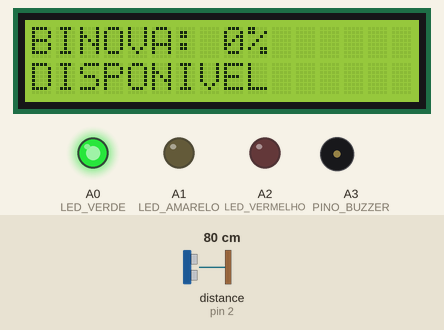
Recording of a sketch running on a simulated Arduino Uno, built with avr-gcc and run on an emulated ATmega328P. Parts: 16×2 character LCD, output pins drawn as LEDs (lit = HIGH), buzzer (waves = sounding). Wiring (from diagram.json): ultrasonic range finder: trigger pin 8; echo pin 2. Inputs (shaded band) come from the test bench; at power-on: distance to the obstacle (sensor on pin 2) 80 cm. The echo pulse lasts 58.3 µs per cm; pins used as bus, display or sensor lines are not drawn; what the sketch prints to the serial monitor is not drawn.

Above: at 1.6 s.
1.7 s: distance to the obstacle (sensor on pin 2) set to 17 cm
At 3.3 s:
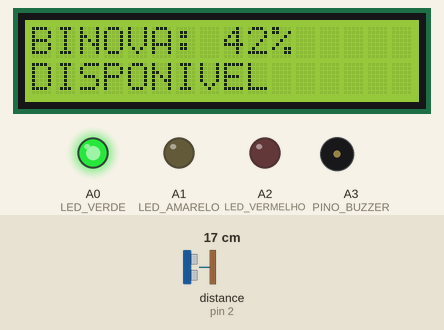
4.2 s: distance to the obstacle (sensor on pin 2) set to 14 cm
At 5.9 s:
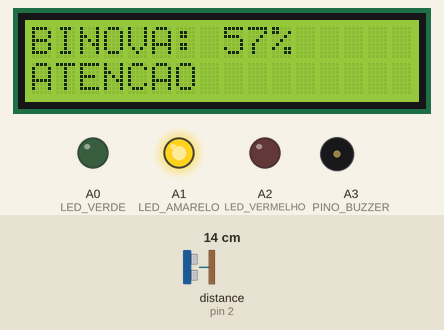
6.2 s: distance to the obstacle (sensor on pin 2) set to 12 cm
At 7.5 s:
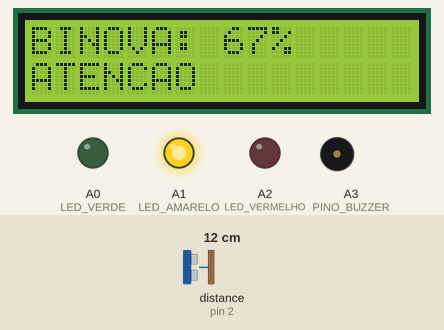
8.2 s: distance to the obstacle (sensor on pin 2) set to 9 cm
At 10.4 s:
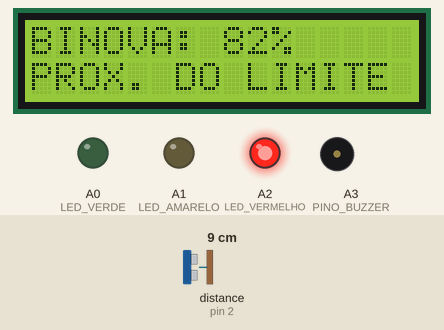
10.7 s: distance to the obstacle (sensor on pin 2) set to 5 cm
At 13.1 s:
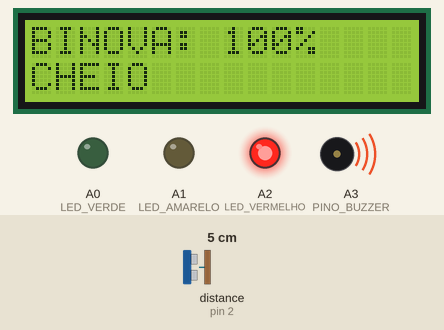
13.7 s: distance to the obstacle (sensor on pin 2) set to 2 cm
At 16.0 s:
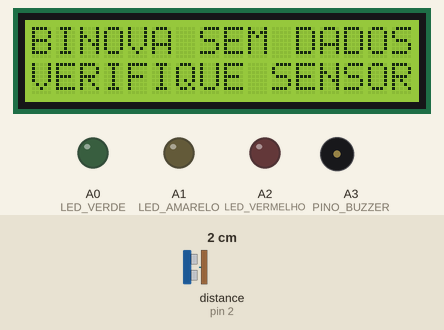
Timing chart, 0 to 17.2 s (numbered marks = the images above; inputs shaded):
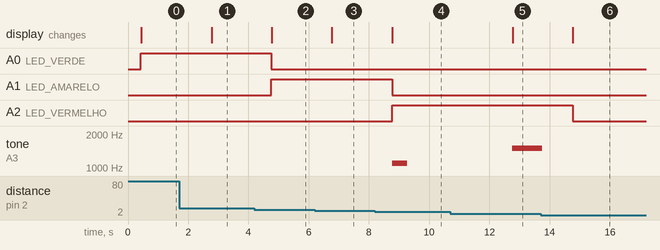

The sketch:

sketch.ino
```cpp
#include <Wire.h>
#include <LiquidCrystal_I2C.h>

// BINOVA - FIAP Global Solution 2026/2
// Monitoramento inteligente de lixeiras

// -1 = usar o sensor HC-SR04 normalmente
//  1 a 100 = informar um percentual manualmente
//
// Exemplos:
// NIVEL_MANUAL = 25; -> 25%
// NIVEL_MANUAL = 53; -> 53%
// NIVEL_MANUAL = 83; -> 83%
// NIVEL_MANUAL = 100; -> 100%

const int NIVEL_MANUAL = -1;

const byte PINO_TRIG = 8;
const byte PINO_ECHO = 2;

const byte LED_VERDE = A0;
const byte LED_AMARELO = A1;
const byte LED_VERMELHO = A2;
const byte PINO_BUZZER = A3;

// CONFIGURACOES DA LIXEIRA

const float DISTANCIA_VAZIA = 25.0;
const float DISTANCIA_CHEIA = 5.0;

const unsigned long INTERVALO = 2000;

LiquidCrystal_I2C lcd(0x27, 16, 2);

unsigned long ultimaLeitura = 0;
int faixaAnterior = -1;

// Mede a distancia do HC-SR04.
float medirDistancia() {
  digitalWrite(PINO_TRIG, LOW);
  delayMicroseconds(2);

  digitalWrite(PINO_TRIG, HIGH);
  delayMicroseconds(10);
  digitalWrite(PINO_TRIG, LOW);

  unsigned long duracao = pulseIn(
    PINO_ECHO, HIGH, 30000UL
  );

  if (duracao == 0) {
    return -1;
  }

  float distancia = duracao * 0.0343 / 2.0;

  if (distancia < 2 || distancia > 400) {
    return -1;
  }

  return distancia;
}

// Filtra cinco medidas utilizando a mediana.
float medirComFiltro() {
  float valores[5];
  byte quantidade = 0;

  for (byte i = 0; i < 5; i++) {
    float distancia = medirDistancia();

    if (distancia >= 0) {
      valores[quantidade++] = distancia;
    }

    delay(60);
  }

  if (quantidade < 3) {
    return -1;
  }

  for (byte i = 1; i < quantidade; i++) {
    float atual = valores[i];
    int j = i - 1;

    while (j >= 0 && valores[j] > atual) {
      valores[j + 1] = valores[j];
      j--;
    }

    valores[j + 1] = atual;
  }

  return valores[quantidade / 2];
}

// Converte a distancia em percentual.
int calcularPercentual(float distancia) {
  float percentual = 100.0 *
    (DISTANCIA_VAZIA - distancia) /
    (DISTANCIA_VAZIA - DISTANCIA_CHEIA);

  percentual = constrain(percentual, 0.0, 100.0);

  return (int)(percentual + 0.5);
}

// Identifica a faixa de preenchimento.
int identificarFaixa(int nivel) {
  if (nivel < 50) return 0;
  if (nivel < 75) return 1;
  if (nivel < 95) return 2;

  return 3;
}

// Exibe a situacao da lixeira no LCD.
void atualizarLCD(int nivel, bool valido) {
  lcd.clear();

  if (!valido) {
    lcd.setCursor(0, 0);
    lcd.print("BINOVA SEM DADOS");

    lcd.setCursor(0, 1);
    lcd.print("VERIFIQUE SENSOR");
    return;
  }

  lcd.setCursor(0, 0);
  lcd.print("BINOVA: ");
  lcd.print(nivel);
  lcd.print("%");

  lcd.setCursor(0, 1);

  if (nivel < 50) {
    lcd.print("DISPONIVEL");
  }
  else if (nivel < 75) {
    lcd.print("ATENCAO");
  }
  else if (nivel < 95) {
    lcd.print("PROX. DO LIMITE");
  }
  else {
    lcd.print("CHEIO");
  }
}

// Controla os LEDs e os alertas sonoros.
void atualizarIndicadores(int nivel, bool valido) {
  digitalWrite(LED_VERDE, LOW);
  digitalWrite(LED_AMARELO, LOW);
  digitalWrite(LED_VERMELHO, LOW);

  if (!valido) {
    noTone(PINO_BUZZER);
    faixaAnterior = -1;
    return;
  }

  int faixa = identificarFaixa(nivel);

  if (faixa == 0) {
    digitalWrite(LED_VERDE, HIGH);
  }
  else if (faixa == 1) {
    digitalWrite(LED_AMARELO, HIGH);
  }
  else {
    digitalWrite(LED_VERMELHO, HIGH);
  }

  // O buzzer toca ao entrar em uma faixa critica.
  if (faixa != faixaAnterior) {
    if (faixa == 2) {
      tone(PINO_BUZZER, 1100, 500);
    }
    else if (faixa == 3) {
      tone(PINO_BUZZER, 1500, 1000);
    }
  }

  faixaAnterior = faixa;
}

// Identifica se o percentual veio do sensor ou manualmente.
void enviarSerial(
  float distancia,
  int nivel,
  bool valido,
  bool manual
) {
  if (!valido) {
    Serial.print("{\"valida\":false,\"modo\":\"");
    Serial.print(manual ? "manual" : "sensor");
    Serial.println("\"}");
    return;
  }

  Serial.print("{");

  if (!manual) {
    Serial.print("\"distanciaCm\":");
    Serial.print(distancia, 1);
    Serial.print(",");
  }

  Serial.print("\"nivelPercentual\":");
  Serial.print(nivel);

  Serial.print(",\"valida\":true,\"modo\":\"");
  Serial.print(manual ? "manual" : "sensor");
  Serial.println("\"}");
}

// Executa o monitoramento da lixeira.
void monitorarLixeira() {

  // Utiliza exatamente o percentual escolhido.
  if (NIVEL_MANUAL != -1) {

    if (NIVEL_MANUAL < 1 || NIVEL_MANUAL > 100) {
      atualizarIndicadores(0, false);

      lcd.clear();
      lcd.setCursor(0, 0);
      lcd.print("VALOR INVALIDO");
      lcd.setCursor(0, 1);
      lcd.print("USE DE 1 A 100");

      Serial.println(
        "{\"valida\":false,\"modo\":\"manual\","
        "\"erro\":\"valor fora de 1 a 100\"}"
      );
      return;
    }

    atualizarLCD(NIVEL_MANUAL, true);
    atualizarIndicadores(NIVEL_MANUAL, true);

    enviarSerial(-1, NIVEL_MANUAL, true, true);
    return;
  }

  // Calcula o percentual a partir do HC-SR04.
  float distancia = medirComFiltro();

  bool valido =
    distancia >= 0 &&
    DISTANCIA_VAZIA > DISTANCIA_CHEIA;

  int nivel = valido ? calcularPercentual(distancia) : 0;

  atualizarLCD(nivel, valido);
  atualizarIndicadores(nivel, valido);

  enviarSerial(distancia, nivel, valido, false);
}

// Inicializa os componentes.
void setup() {
  pinMode(PINO_TRIG, OUTPUT);
  pinMode(PINO_ECHO, INPUT);

  pinMode(LED_VERDE, OUTPUT);
  pinMode(LED_AMARELO, OUTPUT);
  pinMode(LED_VERMELHO, OUTPUT);
  pinMode(PINO_BUZZER, OUTPUT);

  digitalWrite(PINO_TRIG, LOW);

  Serial.begin(9600);

  lcd.init();
  lcd.backlight();

  lcd.setCursor(0, 0);
  lcd.print("BINOVA INICIANDO");

  monitorarLixeira();

  ultimaLeitura = millis();
}

// Atualiza o sistema a cada dois segundos.
void loop() {
  unsigned long agora = millis();

  if (agora - ultimaLeitura >= INTERVALO) {
    ultimaLeitura = agora;

    monitorarLixeira();
  }
}
```

Measured:
- the behaviour switches between 16 and 15 cm on distance to the obstacle (sensor on pin 2) (found by bisection; images 1 and 2)
- the behaviour switches between 11 and 10 cm on distance to the obstacle (sensor on pin 2) (found by bisection; images 3 and 4)
- the behaviour switches between 7 and 6 cm on distance to the obstacle (sensor on pin 2) (found by bisection; images 4 and 5)
- after the input at 1.7 s, the display: changes after 1.1 s (image 1)
- after the input at 4.2 s, A0 (LED_VERDE): HIGH → LOW after 0.56 s; A1 (LED_AMARELO): LOW → HIGH after 0.56 s; the display: changes after 0.57 s (image 2)
- after the input at 6.2 s, the display: changes after 0.57 s (image 3)
- after the input at 8.2 s, A1 (LED_AMARELO): HIGH → LOW after 0.57 s; A2 (LED_VERMELHO): LOW → HIGH after 0.57 s; tone on A3 (PINO_BUZZER): silent → 1100 Hz after 0.57 s, → silent 0.50 s later; the display: changes after 0.58 s (image 4)
- after the input at 10.7 s, tone on A3 (PINO_BUZZER): silent → 1500 Hz after 2.1 s; the display: changes after 2.1 s (image 5)
- after the input at 13.7 s, A2 (LED_VERMELHO): HIGH → LOW after 1.1 s; the display: changes after 1.1 s (image 6)
